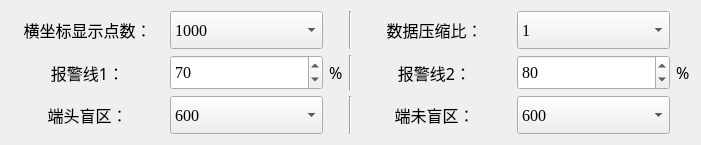
  <widget class="QFrame" name="frame2">
   <property name="geometry">
    <rect>
     <x>50</x>
     <y>540</y>
     <width>701</width>
     <height>145</height>
    </rect>
   </property>
   <property name="sizePolicy">
    <sizepolicy hsizetype="Preferred" vsizetype="Minimum">
     <horstretch>0</horstretch>
     <verstretch>0</verstretch>
    </sizepolicy>
   </property>
   <property name="minimumSize">
    <size>
     <width>0</width>
     <height>145</height>
    </size>
   </property>
   <property name="maximumSize">
    <size>
     <width>16777215</width>
     <height>145</height>
    </size>
   </property>
   <property name="styleSheet">
    <string notr="true">QFrame{font: 12pt &quot;黑体&quot;;}
</string>
   </property>
   <layout class="QGridLayout" name="gridLayout_2">
    <item row="1" column="5">
     <widget class="QSpinBox" name="AlarmThresholdspinBox2">
      <property name="sizePolicy">
       <sizepolicy hsizetype="Preferred" vsizetype="Preferred">
        <horstretch>0</horstretch>
        <verstretch>0</verstretch>
       </sizepolicy>
      </property>
      <property name="font">
       <font>
        <family>Times New Roman</family>
        <pointsize>12</pointsize>
       </font>
      </property>
      <property name="maximum">
       <number>100</number>
      </property>
      <property name="value">
       <number>80</number>
      </property>
     </widget>
    </item>
    <item row="2" column="5">
     <widget class="QComboBox" name="BlindTailDataComboBox">
      <property name="sizePolicy">
       <sizepolicy hsizetype="Expanding" vsizetype="Preferred">
        <horstretch>1</horstretch>
        <verstretch>1</verstretch>
       </sizepolicy>
      </property>
      <property name="font">
       <font>
        <family>Times New Roman</family>
        <pointsize>12</pointsize>
       </font>
      </property>
      <item>
       <property name="text">
        <string>600</string>
       </property>
      </item>
      <item>
       <property name="text">
        <string>800</string>
       </property>
      </item>
      <item>
       <property name="text">
        <string>1000</string>
       </property>
      </item>
      <item>
       <property name="text">
        <string>0</string>
       </property>
      </item>
     </widget>
    </item>
    <item row="1" column="1">
     <widget class="QSpinBox" name="AlarmThresholdspinBox1">
      <property name="sizePolicy">
       <sizepolicy hsizetype="Preferred" vsizetype="Preferred">
        <horstretch>0</horstretch>
        <verstretch>0</verstretch>
       </sizepolicy>
      </property>
      <property name="font">
       <font>
        <family>Times New Roman</family>
        <pointsize>12</pointsize>
       </font>
      </property>
      <property name="maximum">
       <number>100</number>
      </property>
      <property name="value">
       <number>70</number>
      </property>
     </widget>
    </item>
    <item row="2" column="0">
     <widget class="QLabel" name="AlarmThresholdLabel1_2">
      <property name="sizePolicy">
       <sizepolicy hsizetype="Expanding" vsizetype="Preferred">
        <horstretch>1</horstretch>
        <verstretch>1</verstretch>
       </sizepolicy>
      </property>
      <property name="font">
       <font>
        <family>黑体</family>
        <pointsize>12</pointsize>
        <weight>50</weight>
        <italic>false</italic>
        <bold>false</bold>
       </font>
      </property>
      <property name="text">
       <string>端头盲区：</string>
      </property>
      <property name="alignment">
       <set>Qt::AlignCenter</set>
      </property>
     </widget>
    </item>
    <item row="2" column="1">
     <widget class="QComboBox" name="BlindHeadDataComboBox">
      <property name="sizePolicy">
       <sizepolicy hsizetype="Expanding" vsizetype="Preferred">
        <horstretch>1</horstretch>
        <verstretch>1</verstretch>
       </sizepolicy>
      </property>
      <property name="font">
       <font>
        <family>Times New Roman</family>
        <pointsize>12</pointsize>
       </font>
      </property>
      <item>
       <property name="text">
        <string>600</string>
       </property>
      </item>
      <item>
       <property name="text">
        <string>800</string>
       </property>
      </item>
      <item>
       <property name="text">
        <string>1000</string>
       </property>
      </item>
      <item>
       <property name="text">
        <string>0</string>
       </property>
      </item>
     </widget>
    </item>
    <item row="0" column="0">
     <widget class="QLabel" name="XAxisLengthLabel">
      <property name="sizePolicy">
       <sizepolicy hsizetype="Expanding" vsizetype="Preferred">
        <horstretch>1</horstretch>
        <verstretch>1</verstretch>
       </sizepolicy>
      </property>
      <property name="font">
       <font>
        <family>黑体</family>
        <pointsize>12</pointsize>
        <weight>50</weight>
        <italic>false</italic>
        <bold>false</bold>
       </font>
      </property>
      <property name="text">
       <string>横坐标显示点数：</string>
      </property>
      <property name="alignment">
       <set>Qt::AlignCenter</set>
      </property>
     </widget>
    </item>
    <item row="1" column="3">
     <widget class="Line" name="line_34">
      <property name="orientation">
       <enum>Qt::Vertical</enum>
      </property>
     </widget>
    </item>
    <item row="0" column="5">
     <widget class="QComboBox" name="CompressRatioComboBox">
      <property name="sizePolicy">
       <sizepolicy hsizetype="Expanding" vsizetype="Preferred">
        <horstretch>1</horstretch>
        <verstretch>1</verstretch>
       </sizepolicy>
      </property>
      <property name="font">
       <font>
        <family>Times New Roman</family>
        <pointsize>12</pointsize>
       </font>
      </property>
      <item>
       <property name="text">
        <string>1</string>
       </property>
      </item>
      <item>
       <property name="text">
        <string>5</string>
       </property>
      </item>
      <item>
       <property name="text">
        <string>10</string>
       </property>
      </item>
      <item>
       <property name="text">
        <string>20</string>
       </property>
      </item>
     </widget>
    </item>
    <item row="0" column="1">
     <widget class="QComboBox" name="XAxisLengthComboBox">
      <property name="sizePolicy">
       <sizepolicy hsizetype="Expanding" vsizetype="Preferred">
        <horstretch>1</horstretch>
        <verstretch>1</verstretch>
       </sizepolicy>
      </property>
      <property name="font">
       <font>
        <family>Times New Roman</family>
        <pointsize>12</pointsize>
       </font>
      </property>
      <item>
       <property name="text">
        <string>1000</string>
       </property>
      </item>
      <item>
       <property name="text">
        <string>200</string>
       </property>
      </item>
      <item>
       <property name="text">
        <string>600</string>
       </property>
      </item>
      <item>
       <property name="text">
        <string>2000</string>
       </property>
      </item>
      <item>
       <property name="text">
        <string>4000</string>
       </property>
      </item>
     </widget>
    </item>
    <item row="2" column="3">
     <widget class="Line" name="line_35">
      <property name="orientation">
       <enum>Qt::Vertical</enum>
      </property>
     </widget>
    </item>
    <item row="1" column="4">
     <widget class="QLabel" name="AlarmThresholdLabel2">
      <property name="sizePolicy">
       <sizepolicy hsizetype="Expanding" vsizetype="Preferred">
        <horstretch>1</horstretch>
        <verstretch>1</verstretch>
       </sizepolicy>
      </property>
      <property name="font">
       <font>
        <family>黑体</family>
        <pointsize>12</pointsize>
        <weight>50</weight>
        <italic>false</italic>
        <bold>false</bold>
       </font>
      </property>
      <property name="text">
       <string>报警线2：</string>
      </property>
      <property name="alignment">
       <set>Qt::AlignCenter</set>
      </property>
     </widget>
    </item>
    <item row="1" column="6">
     <widget class="QLabel" name="label_34">
      <property name="font">
       <font>
        <family>黑体</family>
        <pointsize>12</pointsize>
        <weight>50</weight>
        <italic>false</italic>
        <bold>false</bold>
       </font>
      </property>
      <property name="text">
       <string>%</string>
      </property>
     </widget>
    </item>
    <item row="0" column="4">
     <widget class="QLabel" name="CompressRatioLabel">
      <property name="sizePolicy">
       <sizepolicy hsizetype="Expanding" vsizetype="Preferred">
        <horstretch>1</horstretch>
        <verstretch>1</verstretch>
       </sizepolicy>
      </property>
      <property name="minimumSize">
       <size>
        <width>0</width>
        <height>38</height>
       </size>
      </property>
      <property name="font">
       <font>
        <family>黑体</family>
        <pointsize>12</pointsize>
        <weight>50</weight>
        <italic>false</italic>
        <bold>false</bold>
       </font>
      </property>
      <property name="text">
       <string>数据压缩比：</string>
      </property>
      <property name="alignment">
       <set>Qt::AlignCenter</set>
      </property>
     </widget>
    </item>
    <item row="0" column="3">
     <widget class="Line" name="line_36">
      <property name="orientation">
       <enum>Qt::Vertical</enum>
      </property>
     </widget>
    </item>
    <item row="1" column="2">
     <widget class="QLabel" name="label_35">
      <property name="font">
       <font>
        <family>黑体</family>
        <pointsize>12</pointsize>
        <weight>50</weight>
        <italic>false</italic>
        <bold>false</bold>
       </font>
      </property>
      <property name="text">
       <string>%</string>
      </property>
     </widget>
    </item>
    <item row="1" column="0">
     <widget class="QLabel" name="AlarmThresholdLabel1">
      <property name="sizePolicy">
       <sizepolicy hsizetype="Expanding" vsizetype="Preferred">
        <horstretch>1</horstretch>
        <verstretch>1</verstretch>
       </sizepolicy>
      </property>
      <property name="font">
       <font>
        <family>黑体</family>
        <pointsize>12</pointsize>
        <weight>50</weight>
        <italic>false</italic>
        <bold>false</bold>
       </font>
      </property>
      <property name="text">
       <string>报警线1：</string>
      </property>
      <property name="alignment">
       <set>Qt::AlignCenter</set>
      </property>
     </widget>
    </item>
    <item row="2" column="4">
     <widget class="QLabel" name="AlarmThresholdLabel1_3">
      <property name="sizePolicy">
       <sizepolicy hsizetype="Expanding" vsizetype="Preferred">
        <horstretch>1</horstretch>
        <verstretch>1</verstretch>
       </sizepolicy>
      </property>
      <property name="minimumSize">
       <size>
        <width>0</width>
        <height>38</height>
       </size>
      </property>
      <property name="font">
       <font>
        <family>黑体</family>
        <pointsize>12</pointsize>
        <weight>50</weight>
        <italic>false</italic>
        <bold>false</bold>
       </font>
      </property>
      <property name="text">
       <string>端未盲区：</string>
      </property>
      <property name="alignment">
       <set>Qt::AlignCenter</set>
      </property>
     </widget>
    </item>
   </layout>
  </widget>
